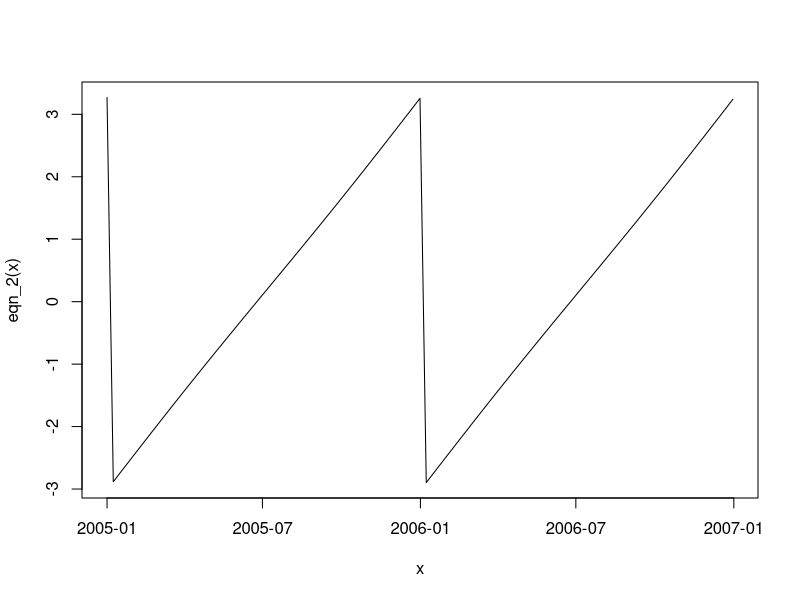

Reproduce this figure in R. (Note: this script raises an error after producing the figure.)
# Juliet's scratch file

# Equation 2 (component of Schoolfield's model)
eqn_2 <- function(date,
									k1 = 0.2163108,
									k2 = 0.9671396,
									k3 = 0.00860,
									k4=186){
	if(class(date)%in%c("Date","POSIXct","POSIXlt")){
		date <- as.Date(date)
		JJ <- julian(date)
	}else{
		stop("First argument should be given in Date format.")
	}
	theta <- k1 + 2 * atan(k2*tan(k3*(JJ-k4)))
	return(as.numeric(theta))
}

# Test eqn_2
# curve(eqn_2(x),from=0,to=365) # fails
curve(eqn_2(x),from=as.Date("2005-01-01"),to=as.Date("2006-12-31")) # seems to work

# Equation 3 (component of Schoolfield's model)
eqn_3 <- function(date,theta = eqn_2(date),k1 = 0.39795){
	phi <- asin(k1*cos(theta))
	return(phi)
}

# Test eqn_3
curve(eqn_3(x),from=0,to=365) # fails
curve(eqn_3(x),from=as.Date("2005-01-01"),to=as.Date("2006-12-31")) # seems to work

# Equation 4 (component of Schoolfield's model): average number of daylight hours per day
eqn_4 <- function(date,latitude,phi = eqn_3(date),pp=1){
  num <- sin(pp*pi/180) + sin(latitude*pi/180)*sin(phi)
  denom <- cos(latitude*pi/180)*cos(phi)
	H_t <- 24-24/pi * acos(num/denom)
  return(H_t)
}

gnv.lat <- 29.651997

# Test eqn_4
curve(eqn_4(x,latitude=gnv.lat),from=0,to=365) # fails
curve(eqn_4(x,latitude=gnv.lat),from=as.Date("2005-01-01"),to=as.Date("2006-12-31")) # seems to work

temp <- outer(seq(as.Date("2005-01-01"),as.Date("2006-12-31"),1),seq(-90,90,1),eqn_4)
image(temp,xlab="date",ylab="latitude")
abline(h=.5) # equator

# Today (2013-08-08): sunrise @ 06:53, sunset @ 20:16 -> 13.38 hrs between sunrise and sunset
eqn_4(as.Date("2013-08-08"),gnv.lat) # 13.52 - prediction using default p=1
eqn_4(as.Date("2013-08-08"),gnv.lat,pp=.18) # 13.382 

# Hamon's equation (Hamon 1961)
eqn_1 <- function(T_mean,e_s,date,latitude,H_t = eqn_4(date,latitude),k1 = 2.1,k2=273.2){
	num <- k1 * H_t^2 * e_s
	denom <- T_mean + k2
	ET_0 <- num/denom
	return(ET_0)
}
